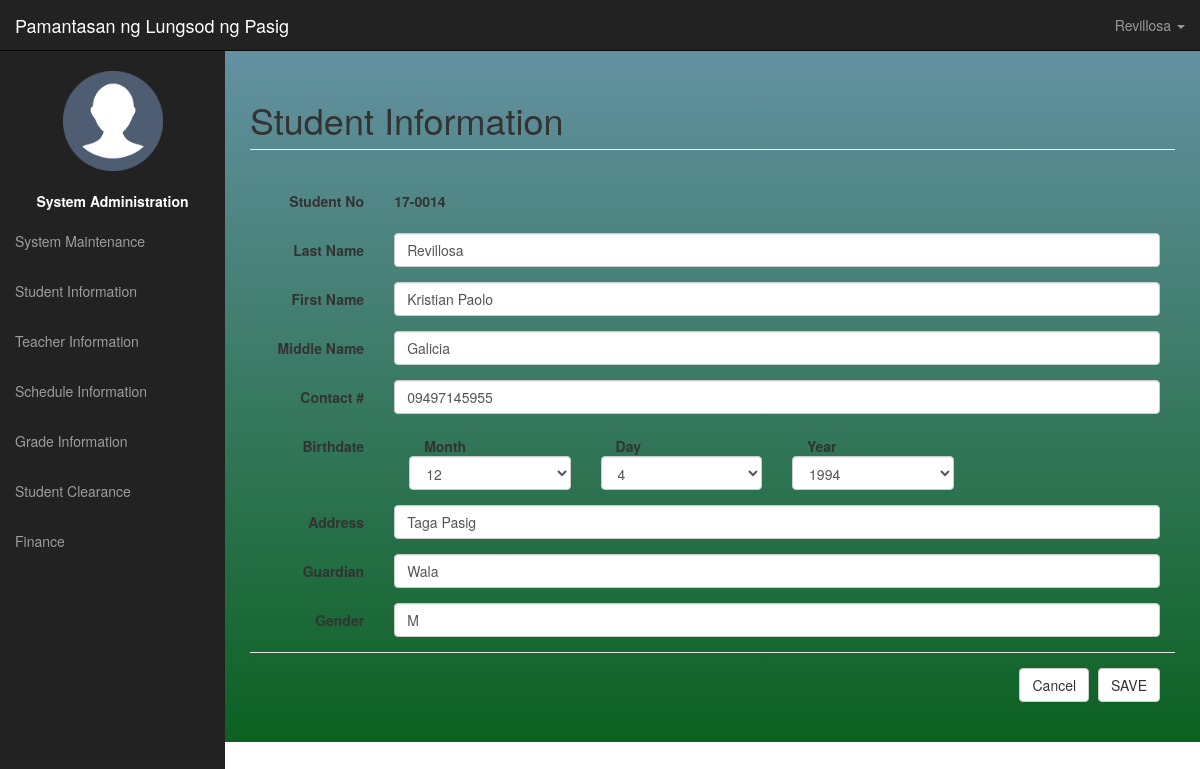
/admin-panel/studentDetails.php?key=1 (signed in), run on the app's committed database.
### tables this page shows
CREATE TABLE `information` (
  `InformationKey` int(11) NOT NULL,
  `SchoolName` varchar(255) NOT NULL,
  `SchoolLogo` varchar(250) NOT NULL,
  `SchoolMission` varchar(500) NOT NULL,
  `SchoolVision` varchar(500) NOT NULL,
  `SchoolHymn` varchar(500) NOT NULL
);

CREATE TABLE `stud_student` (
  `StudentKey` int(11) NOT NULL,
  `StudentNo` varchar(10) NOT NULL,
  `LastName` varchar(100) NOT NULL,
  `FirstName` varchar(100) NOT NULL,
  `MiddleName` varchar(100) NOT NULL,
  `isOnlyChild` tinyint(4) NOT NULL,
  `Address` varchar(255) NOT NULL,
  `ContactNo` varchar(13) NOT NULL,
  `DOB` date NOT NULL,
  `GuardianName` varchar(100) NOT NULL,
  `Gender` varchar(1) NOT NULL,
  `username` varchar(100) NOT NULL,
  `password` varchar(100) NOT NULL,
  `isActive` tinyint(1) NOT NULL DEFAULT '0'
);

### admin-panel/studentDetails.php (the view, shortened to what this page needs)
<div id="wrapper">
<?php
	include("ui-navigation.php");
	$cnt = count($_GET);
	$row = "";
	$title = "Register New Student";
	$id="";
	if($cnt>0){
		$title = "Student Information";
		$id = $_GET['key'];
		$sql = "call sp_getStudent($id)";
		include("config.php");
		$result = mysqli_query($conn,$sql)or die (mysqli_error($conn));
		$row = mysqli_fetch_array($result);
	}
?>
<div id="page-wrapper">
	<div class="container-fluid">
        <div class="row">
			<div class="col-lg-12">
				<h1 class="page-header">
					<?php echo $title; ?>
                </h1>
            </div>
        </div>
		<div class="row">
			<div>
				<form method="post" action="script-student.php?x=<?php echo $id; ?>">
					<div class="row form-horizontal col-lg-12">
						<div class="form-group">
							<label for="inputName" class="col-sm-2 control-label">Student No</label>
							<div class="col-sm-10">
								<p class="form-control-static"><strong><?php echo getData("StudentNo",$row);?></strong></p>
							</div>
						</div>
					</div>
					<div class="row form-horizontal col-lg-12">
						<div class="form-group">
							<label for="inputName" class="col-sm-2 control-label">Last Name</label>
							<div class="col-sm-10">
								<input type="text" class="form-control" id="inputName" placeholder="Last Name" name="txtLName" value="<?php echo getData("LastName",$row);?>">
							</div>
						</div>
					</div>
					<div class="row form-horizontal col-lg-12">
						<div class="form-group">
							<label for="inputName" class="col-sm-2 control-label">First Name</label>
							<div class="col-sm-10">
								<input type="text" class="form-control" id="inputName" placeholder="First Name" name="txtFName" value="<?php echo getData("FirstName",$row);?>">
							</div>
						</div>
					</div>
					<div class="row form-horizontal col-lg-12">
						<div class="form-group">
							<label for="inputName" class="col-sm-2 control-label">Middle Name</label>
							<div class="col-sm-10">
								<input type="text" class="form-control" id="inputName" placeholder="Middle Name" name="txtMName" value="<?php echo getData("MiddleName",$row);?>">
							</div>
						</div>
					</div>
					<div class="row form-horizontal col-lg-12">
						<div class="form-group">
							<label for="inputName" class="col-sm-2 control-label">Contact #</label>
							<div class="col-sm-10">
								<input type="text" class="form-control" id="inputName" placeholder="Contact #" name="txtCont" value="<?php echo getData("ContactNo",$row);?>">
							</div>
						</div>
					</div>
					<div class="row form-horizontal col-lg-12">
						<div class="form-group">
							<label for="inputName" class="col-sm-2 control-label">Birthdate</label>
							<div class="col-sm-10">
								<div class="col-sm-3">
									<label for="inputEmail3" class="col-sm-3 control-label">Month</label>
									<select class="form-control" name="txtMonth">
									</select>
								</div>
								<div class="col-sm-3">
									<label for="inputEmail3" class="col-sm-3 control-label">Day</label>
									<select class="form-control" name="txtDay">
									</select>
								</div>
								<div class="col-sm-3">
									<label for="inputEmail3" class="col-sm-3 control-label">Year</label>
									<select class="form-control" name="txtYear">
									</select>
								</div>
							</div>
						</div>
					</div>
					<div class="row form-horizontal col-lg-12">
						<div class="form-group">
							<label for="inputName" class="col-sm-2 control-label">Address</label>
							<div class="col-sm-10">
								<input type="text" class="form-control" id="inputName" placeholder="Address" name="txtAdd" value="<?php echo getData("Address",$row);?>">
							</div>
						</div>
					</div>
					<div class="row form-horizontal col-lg-12">
						<div class="form-group">
							<label for="inputName" class="col-sm-2 control-label">Guardian</label>
							<div class="col-sm-10">
								<input type="text" class="form-control" id="inputName" placeholder="Guardian Name" name="txtGrdn" value="<?php echo getData("GuardianName",$row);?>">
							</div>
						</div>
					</div>
					<div class="row form-horizontal col-lg-12">
						<div class="form-group">
							<label for="inputName" class="col-sm-2 control-label">Gender</label>
							<div class="col-sm-10">
								<input type="text" class="form-control" id="inputName" placeholder="Gender" name="txtGender" value="<?php echo getData("Gender",$row);?>">
							</div>
						</div>
					</div>
					<div class="form-group col-lg-12">
						<div class="modal-footer">
							<a href="student.php" type="button" class="btn btn-default">Cancel</a>
							<button type="submit" class="btn btn-default" name="btnOffialEnroll">SAVE</button>
						</div>
					</div>
				</form>
			</div>
		</div>
    </div>
</div>
</div>

### admin-panel/ui-navigation.php (shortened to what this page needs)
<?php
    include("scripts/script-complete.php");
	$name = ($_SESSION['name']);
    $sql = "select * from information";
    $row = mysqli_fetch_array(exexSQLget($sql));
?>
<html lang="en">
  <head>
    <link href="../css/bootstrap.min.css" rel="stylesheet">
	<link href="../config/css/sb-admint.css" rel="stylesheet">
	<link href="../config/css/custom.css" rel="stylesheet">
  </head>
	<nav class="navbar navbar-inverse navbar-fixed-top" role="navigation">
            <div class="navbar-header">
                <a class="navbar-brand" href="index.html"><?php echo $row['SchoolName']; ?></a>
            </div>
            <ul class="nav navbar-right top-nav">
                <li class="dropdown">
                    <a href="#" class="dropdown-toggle" data-toggle="dropdown"><i class="fa fa-user"></i> <?php echo $name; ?> <b class="caret"></b></a>
                </li>
            </ul>
            <div class="collapse navbar-collapse navbar-ex1-collapse">
                <ul class="nav navbar-nav side-nav">
					<center>
					<li>
							<br>
							<img  src="../img/def.png" width=100px height=100px/>
							<br><br>
							<label><font color=white>System Administration</font></label>
							<br>
					</li>
					</center>
					<li>
                        <a href="dashboard.php"><i class="fa fa-fw fa-bar-chart-o"></i> System Maintenance</a>
                    </li>
                    <li>
                        <a href="student.php"><i class="fa fa-fw fa-bar-chart-o"></i> Student Information</a>
                    </li>
                    <li>
                        <a href="teacher.php"><i class="fa fa-fw fa-table"></i> Teacher Information</a>
                    </li>
					<li>
                        <a href="schedule.php"><i class="fa fa-fw fa-table"></i> Schedule Information</a>
                    </li>
					<li>
                        <a href="grade.php"><i class="fa fa-fw fa-table"></i> Grade Information</a>
                    </li>
                    <li>
                        <a href="clearance.php"><i class="fa fa-fw fa-edit"></i> Student Clearance </a>
                    </li>
                    <li>
                        <a href="finance.php"><i class="fa fa-fw fa-edit"></i> Finance</a>
                    </li>
                </ul>
            </div>
        </nav>

### config/css/sb-admint.css (style rules this page uses)
#wrapper { padding-left: 0; }
#page-wrapper { width: 100%; padding: 0; }
@media (min-width:768px) { #wrapper { padding-left: 225px; } }
@media (min-width:768px) { #page-wrapper { padding: 10px; } }
.top-nav { padding: 0 15px; }
.top-nav>li { display: inline-block; float: left; }
.top-nav>li>a { padding-top: 15px; padding-bottom: 15px; line-height: 20px; color: #999; }
@media (min-width:768px) { .side-nav { position: fixed; top: 51px; left: 225px; width: 225px; margin-left: -225px; border: none; border-radius: 0; overflow-y: auto; background-color: #222; bottom: 0; overflow-x: hidden; padding-bottom: 40px; } }
@media (min-width:768px) { .side-nav>li>a { width: 225px; } }

### config/css/custom.css (style rules this page uses)
html,body { #background-image: linear-gradient(rgb(100, 145, 162), rgb(12, 97, 33)); #background: red; background-repeat:no-repeat; height:100%; }
div#wrapper { background-image: linear-gradient(rgb(100, 145, 162), rgb(12, 97, 33)); #background-color: #222222; }

### data on the page
information: SchoolName "Pamantasan ng Lungsod ng Pasig"
stud_student: StudentNo "17-0014", txtLName "Revillosa", txtFName "Kristian Paolo", txtMName "Galicia", txtCont "09497145955", txtAdd "Taga Pasig", txtGrdn "Wala", txtGender "M"

### other printed values
$name "Revillosa"
$title "Student Information"
form field txtMonth "12"
form field txtDay "4"
form field txtYear "1994"
